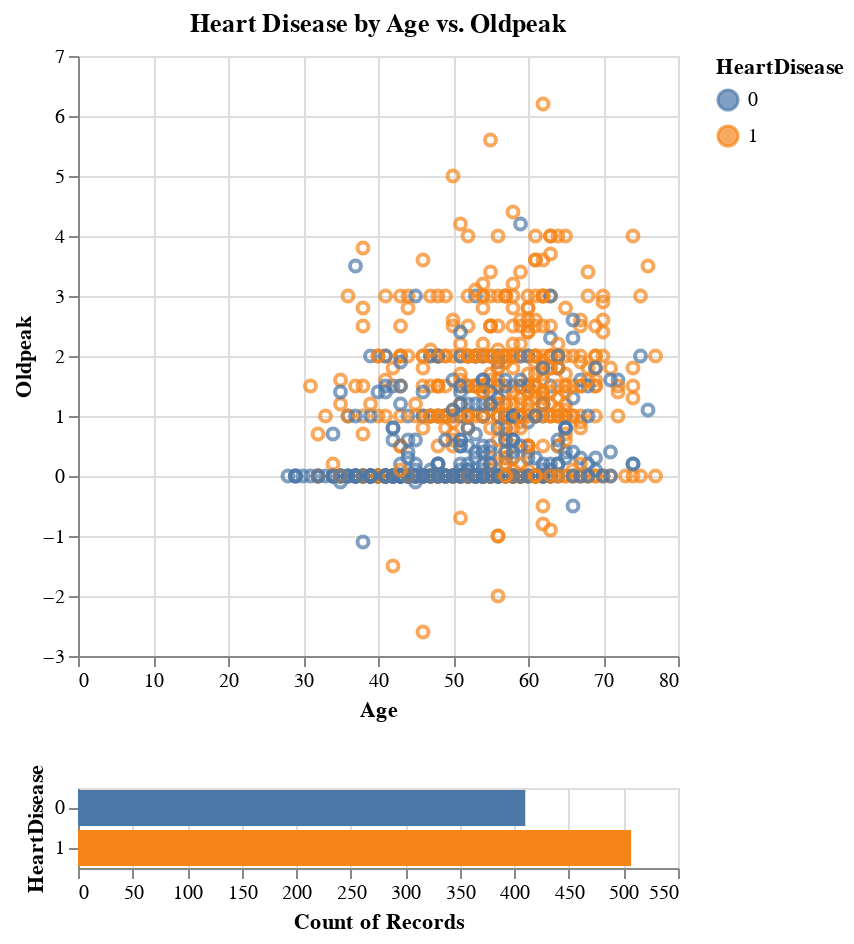

Source (notebook cell):
### Markdown cell above
#### 4. Oldpeak, Age, and HeartDisease ####

### Code cell
interval = alt.selection_interval()

scatter = alt.Chart(df).mark_point().encode(
    x='Age',
    y='Oldpeak',
    color=alt.condition(interval, 'HeartDisease', alt.value('lightgray'))
).add_params(
    interval
).properties(
    title = 'Heart Disease by Age vs. Oldpeak'
)

hist = alt.Chart(df).mark_bar().encode(
    x='count(HeartDisease):Q',
    y='HeartDisease:N',
    color='HeartDisease:N'
).transform_filter(
    interval
)

scatter & hist

### Figure 1 — Vega-Lite specification as saved in the notebook (floating-point values rounded to 4 significant figures; data arrays with more than 128 entries replaced by an {"elided": "..."} marker saying what was removed)
{"config": {"view": {"continuousWidth": 300, "continuousHeight": 300}}, "vconcat": [{"mark": {"type": "point"}, "encoding": {"color": {"condition": {"param": "param_3", "field": "HeartDisease"}, "value": "lightgray"}, "x": {"field": "Age", "type": "quantitative"}, "y": {"field": "Oldpeak", "type": "quantitative"}}, "name": "view_3", "title": "Heart Disease by Age vs. Oldpeak"}, {"mark": {"type": "bar"}, "encoding": {"color": {"field": "HeartDisease", "type": "nominal"}, "x": {"aggregate": "count", "field": "HeartDisease", "type": "quantitative"}, "y": {"field": "HeartDisease", "type": "nominal"}}, "transform": [{"filter": {"param": "param_3"}}]}], "data": {"name": "data-9e96e6a363fc557d7b54c7eadd2de221"}, "params": [{"name": "param_3", "select": {"type": "interval"}, "views": ["view_3"]}], "$schema": "https://vega.github.io/schema/vega-lite/v5.15.1.json", "datasets": {"data-9e96e6a363fc557d7b54c7eadd2de221": {"elided": "917 records"}}}
